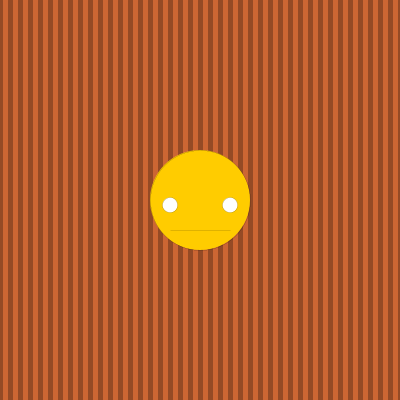
Frame 1 (no input)
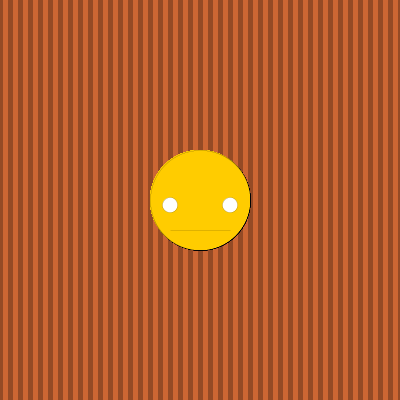
Frame 60 (the mouse pressed at the canvas centre just before this capture)
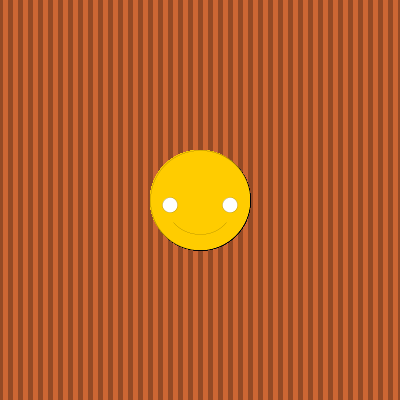
Frame 120 (the mouse held since frame 60 and released just before this capture)

The Processing sketch that drew these frames (run headless with seeded random() and noise(); from frame 60 on, the mouse is pressed at the canvas centre):

// Processing sketch: processing_12400
// ── processing_12400.pde

//integers
int x=200;
int y=200;
int radius = 100;


//Setup

void setup() {
  size(400,400);
  background(204,102,51);
  stroke(0,70);
  strokeWeight(5);
  
  
  for(int i=0;i<400;i++) {
     line(10*i,0,10*i,400);
  }
}


  //Draw
  
void draw(){
    //smiley head
  fill(255,204,0);
  stroke(0);
  strokeWeight(0);
  smooth();
  ellipse(200,200,100,100);

  //smiley eye 1
  fill(255);
  stroke(0);
  smooth();
  ellipse(170,205,15,15);
  
  //smiley eye 2
  fill(255);
  stroke(5);
  smooth();
  ellipse(230,205,15,15);
     //Neutral
 if(dist(x,y,mouseX,mouseY)>radius){
   stroke(0);
   line(170,230,230,230);}
     //SMILE
 else{
  stroke(0);
  fill(255,204,0);
  strokeWeight(0);
  smooth();
 arc(200,200,70,70,radians(40),radians(140));}
}
 
